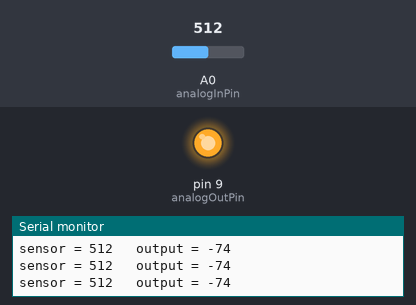
Recording of a sketch running on a simulated Arduino Uno, built with avr-gcc and run on an emulated ATmega328P. Parts: output pins drawn as LEDs (lit = HIGH), the last lines printed to the serial monitor. The inputs (shaded band) are chosen by the test bench; at power-on: A0 (analogInPin) = 512.

Above: at 1.2 s.
1.3 s: A0 (analogInPin) set to 716
At 1.9 s:
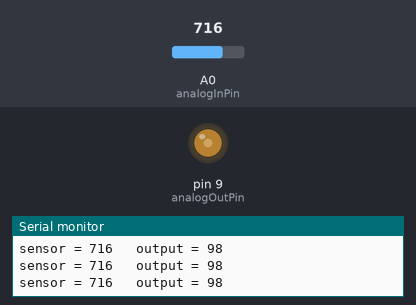
2.8 s: A0 (analogInPin) set to 900
At 3.7 s:
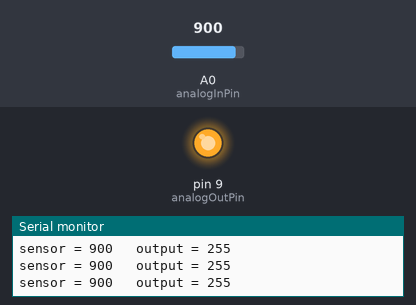
Timing chart, 0 to 5.8 s (numbered marks = the images above; inputs shaded):
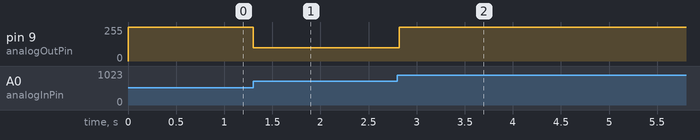

Measured:
- after the input at 1.3 s, pin 9 (analogOutPin): 255/255 → 98/255 at once
- after the input at 2.8 s, pin 9 (analogOutPin): 98/255 → 255/255 at once

The sketch:

W8-1.ino
```cpp
const int analogInPin = A0;  // Analog input pin that the potentiometer is attached to
const int analogOutPin = 9; // Analog output pin that the LED is attached to

int sensorValue = 0;        // value read from the pot
int outputValue = 0;        // value output to the PWM (analog out)

void setup() {
  // initialize serial communications at 9600 bps:
  Serial.begin(9600);}


void loop() {
  // read the analog in value:
  sensorValue = analogRead(analogInPin);
  // map it to the range of the analog out:
  outputValue = map(sensorValue, 600, 900, 0, 255);
  // change the analog out value:
  analogWrite(analogOutPin, outputValue);

  // print the results to the serial monitor:
  Serial.print("sensor = " );
  Serial.print(sensorValue);
  Serial.print("\t output = ");
  Serial.println(outputValue);

  // wait 2 milliseconds before the next loop
  // for the analog-to-digital converter to settle
  // after the last reading:
  delay(2);
}
```
